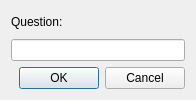
<?xml version="1.0" encoding="UTF-8"?>
<ui version="4.0">
 <class>Form</class>
 <widget class="QWidget" name="Form">
  <property name="geometry">
   <rect>
    <x>0</x>
    <y>0</y>
    <width>196</width>
    <height>100</height>
   </rect>
  </property>
  <property name="windowTitle">
   <string>Form</string>
  </property>
  <layout class="QVBoxLayout" name="verticalLayout">
   <item>
    <widget class="QLabel" name="questionLabel">
     <property name="text">
      <string>Question:</string>
     </property>
    </widget>
   </item>
   <item>
    <widget class="QLineEdit" name="answerLineEdit"/>
   </item>
   <item>
    <widget class="QDialogButtonBox" name="buttonBox">
     <property name="standardButtons">
      <set>QDialogButtonBox::Cancel|QDialogButtonBox::Ok</set>
     </property>
    </widget>
   </item>
  </layout>
 </widget>
 <resources/>
 <connections/>
</ui>
